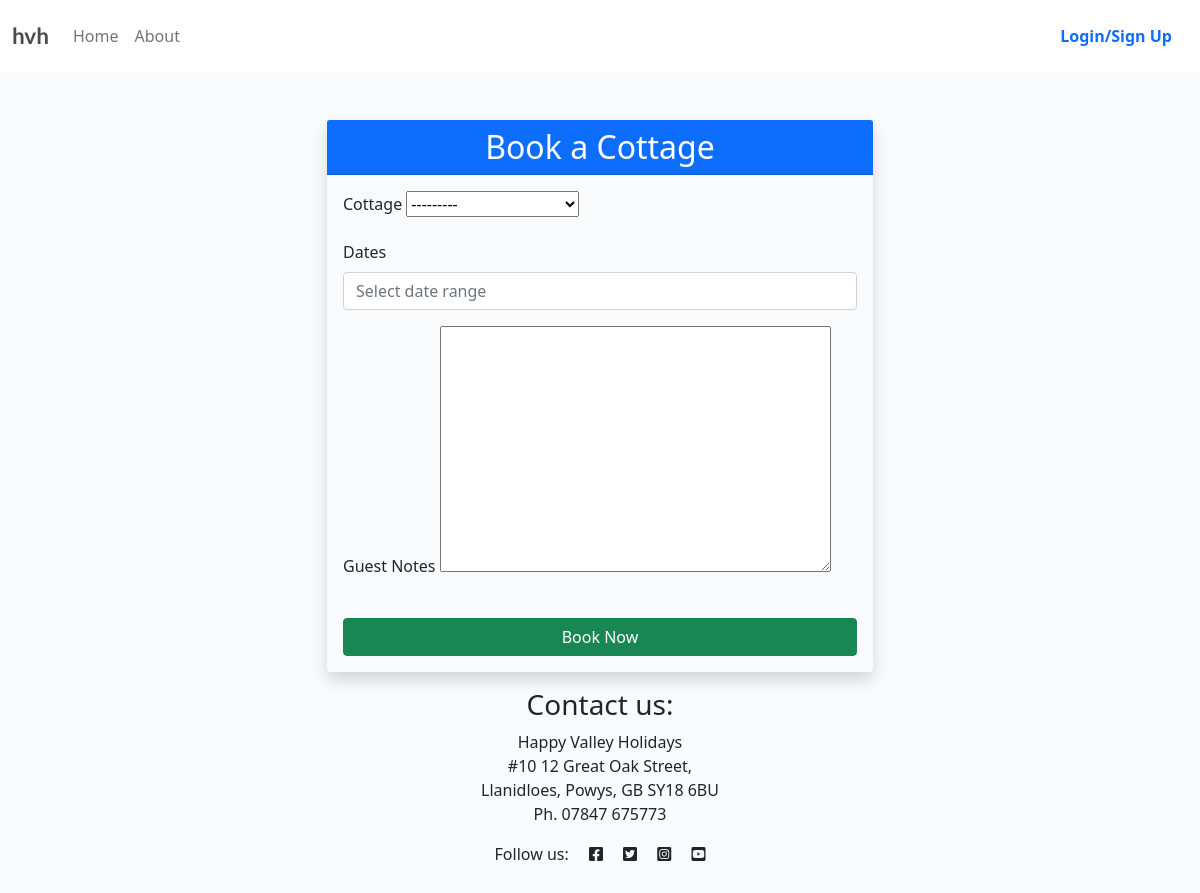
/bookings/new/?cottage=rock-terrace, run on an earlier commit of the app's database.
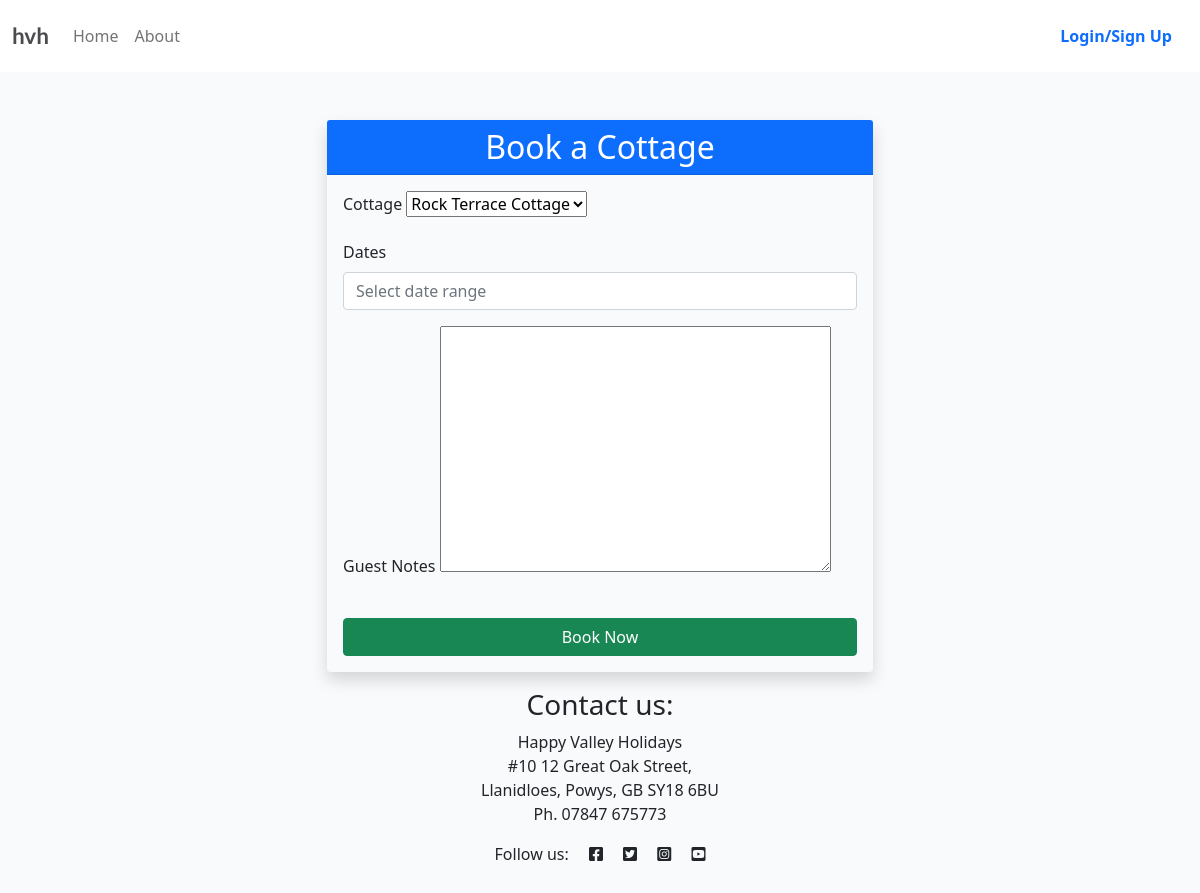
And on a later commit of the database.
### cottages/models.py (models this page shows, shortened)
class Cottage(models.Model):
    cottage_id = models.CharField(
        primary_key=True,
        max_length=20,
        unique=True,
        blank=False,
        null=False,
    )
    featured_image = models.ImageField(
        upload_to='cottages/featured',
        blank=True,
        null=True,
        default='placeholder'
    )
    description = models.CharField(
        max_length=400,
        blank=True,
        null=True,
        default="Untitled Cottage"
    )
    slug = models.SlugField(max_length=200, blank=True)
    bedrooms = models.IntegerField()
    bathrooms = models.IntegerField()
    max_guests = models.IntegerField()
    price_per_night = models.DecimalField(max_digits=10, decimal_places=2)
    def __str__(self):
        return f"{self.cottage_id} Cottage"

### bookings/views.py (the view, shortened to what this page needs)
class ReservationCreateView(CreateView):
    model = Reservation
    form_class = ReservationForm
    template_name = "bookings/reservation_form.html"
    success_url = reverse_lazy("home")  # adjust
    def get_context_data(self, **kwargs):
        context = super().get_context_data(**kwargs)
        cottage_id = self.request.GET.get('cottage')
        if cottage_id:
            reservations = Reservation.objects.filter(cottage_id=cottage_id)
        else:
            reservations = Reservation.objects.all()
        booked_ranges = []
        for r in reservations:
            booked_ranges.append([
                r.check_in_date.strftime('%Y-%m-%d'),
                r.check_out_date.strftime('%Y-%m-%d')
            ])
        context['booked_ranges_json'] = json.dumps(booked_ranges)
        return context
    def get_initial(self):
        initial = super().get_initial()
        cottage_slug = self.request.GET.get("cottage")
        if cottage_slug:
            try:
                cottage = Cottage.objects.get(slug=cottage_slug)
                initial["cottage"] = cottage.pk
            except Cottage.DoesNotExist:
                pass
        return initial

### bookings/forms.py (shortened to what this page needs)
class ReservationForm(forms.ModelForm):
    dates = forms.CharField(widget=FlatpickrRangeInput(), label="Dates")
    class Meta:
        model = Reservation
        fields = ["cottage", "dates", "guest_notes"]

### bookings/templates/bookings/reservation_form.html (shortened to what this page needs)
{% extends "base.html" %} {% load static %} {% block content %}
<div class="container mt-5">
  <div class="row justify-content-center">
    <div class="col-md-8 col-lg-6">
      <div class="card shadow">
        <div class="card-header text-center bg-primary text-white">
          <h2 class="mb-0">Book a Cottage</h2>
        </div>
        <div class="card-body">
          <form method="post">
            <div class="mb-3">
              <label for="id_cottage" class="form-label">Cottage</label>
              {{ form.cottage }}
            </div>
            <div class="mb-3">
              <label for="id_dates" class="form-label">Dates</label>
              <input
                type="text"
                id="id_dates"
                name="dates"
                class="form-control"
                placeholder="Select date range"
                autocomplete="off"
                value="{{ form.dates.value|default_if_none:'' }}"
              />
            </div>
            <div class="mb-3">
              <label for="id_guest_notes" class="form-label">Guest Notes</label>
              {{ form.guest_notes }}
            </div>
            <button type="submit" class="btn btn-success w-100 mt-3">
              Book Now
            </button>
          </form>
        </div>
      </div>
    </div>
  </div>
</div>
{% endblock %} {% block extras %} {{ block.super }}
<link
  rel="stylesheet"
  href="https://cdn.jsdelivr.net/npm/flatpickr/dist/flatpickr.min.css"
/>
{% endblock %}

What changed in the data, as far as the page shows it:
changed Cottage: cottage "---------" → "Rock Terrace Cottage"
